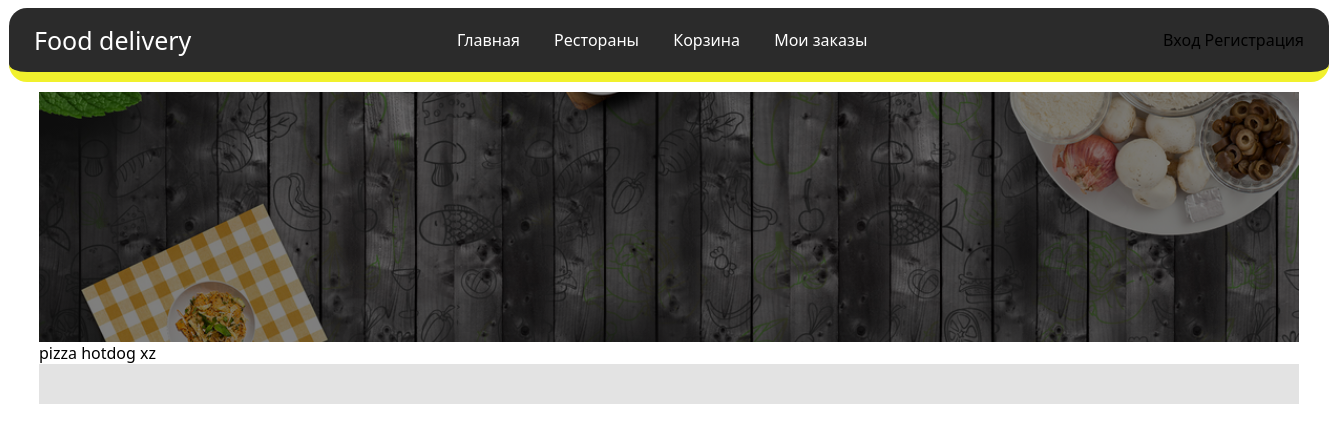
Before: /restaurant/menu/5 with the older database file.
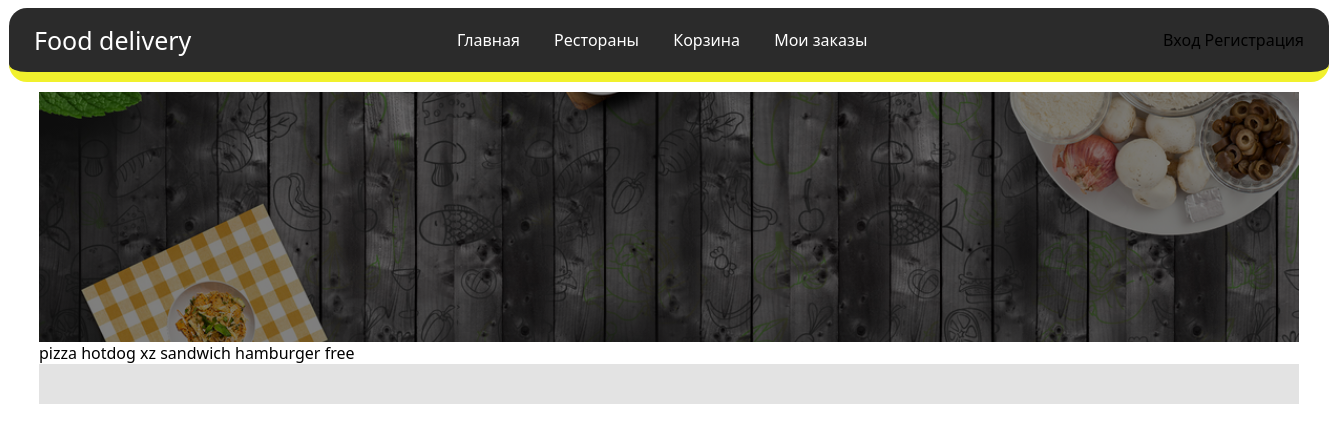
After: the same page with the newer database file.
### foods/models.py (models this page shows, shortened)
class FoodCategoryModel(models.Model):
    name = models.CharField(max_length=100)

### foods/views.py (the view)
# urls.py: path('restaurant/menu/<str:restaurant_pk>', views.menu, name="menu_page"),
def menu(request, restaurant_pk=None):
    category = FoodCategoryModel.objects.all()
    menu = MenuModel.objects.filter(restaurant=restaurant_pk)
    context = {'menu':menu, 'category':category}
    return render(request, "foods/menu.html", context)

### foods/templates/foods/menu.html (shortened to what this page needs)
{% extends 'foods/base.html' %}
{% block content %}
<div class="restourants-banner">
    <div class="restourants-banner-text">
    </div>
</div>
{% for i in category %}
    {{i.name}}
    {% endfor %}
<br>
<div class="products">
</div>
{% endblock %}

### foods/templates/foods/base.html (shortened to what this page needs)
{% load static %}
<!DOCTYPE html>
<html>
<head>
    <link rel="stylesheet" href="{% static 'foods/style.css' %}">
</head>
<body>
    <div class="container">
        <header>
            <h1 class="logo">Food delivery</h1>
            <nav>
                <ul>
                    <li><a href="{% url 'main_page' %}">Главная</a></li>
                    <li><a href="{% url 'restaurants_page' %}">Рестораны</a></li>
                    <li><a href="#">Корзина</a></li>
                    <li><a href="#">Мои заказы</a></li>
                </ul>
            </nav>
                <div>
                    {% if user.is_authenticated %}
                        <a  href="#">Профиль</a>
                    {% else %}
                        <a  href="#">Вход</a>
                        <a  href="#">Регистрация</a>
                    {% endif %}
                </div>
        </header>
        <section class="main">
            {% block content %}
            {% endblock %}
        </section>
    </div>
</body>
</html>

### foods/static/foods/style.css (style rules this page uses)
* { box-sizing: border-box; font-family: 'Segoe UI', Tahoma, Geneva, Verdana, sans-serif; }
.container { width: 1320px; margin-left: auto; margin-right: auto; }
.main { padding:10px 30px 10px 30px; }
header { display: flex; align-items: center; justify-content: space-between; width: 100%; background-color: rgb(43, 43, 43); padding: 5px 25px 5px 25px; border-bottom: 10px solid rgb(241, 241, 45); border-radius: 18px; }
.logo { color: #ffffff; font-size: 25px ; font-family: 'Segoe UI', Tahoma, Geneva, Verdana, sans-serif; font-weight: 500; }
nav ul { list-style: none; padding: 0; }
nav ul li { display: inline-block; margin-right: 30px; }
nav ul li a { text-decoration: none; color: #ffffff; }
h2, h1 { margin: 0; padding: 0; }
.restaurants, .products { display: flex; flex-wrap: wrap; justify-content: center; align-items: center; margin-top: 0px; padding-top:20px; padding-bottom:20px; background-color: rgb(227, 227, 227); }
.restourants-banner { background-image: linear-gradient(rgba(0, 0, 0, 0.5), rgba(0, 0, 0, 0.5)),url("banner.jpg"); background-repeat: no-repeat; background-position: center; background-size:cover; height: 250px; padding: 37px; }
.restourants-banner-text { display: flex; justify-content: left; align-items: center; }
a { text-decoration: none; color: black; }

Changed rows visible on the page:
added FoodCategoryModel: name "sandwich"
added FoodCategoryModel: name "hamburger"
added FoodCategoryModel: name "free"
